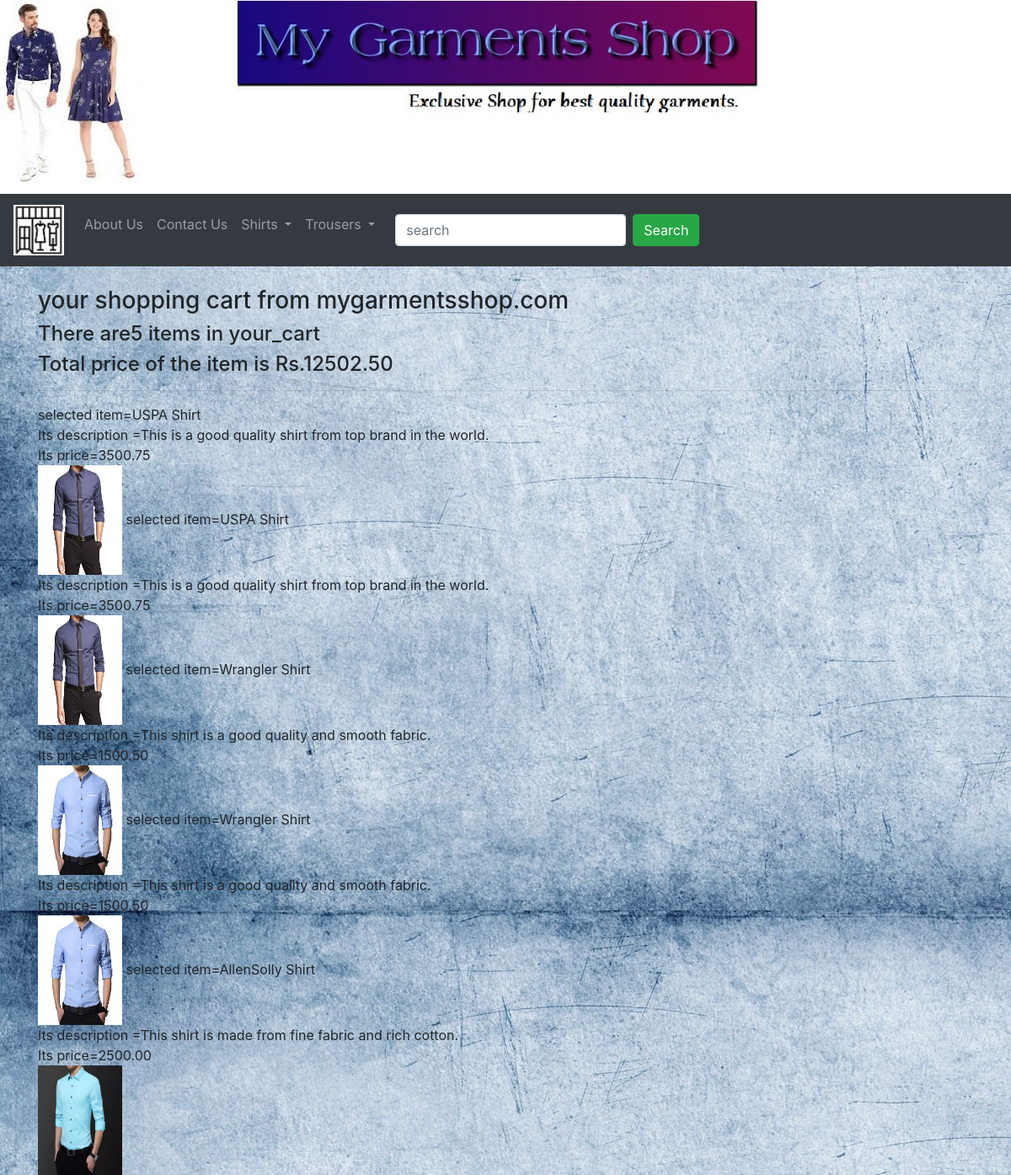
/cart3, run on the app's committed database.
### garments/models.py (models this page shows, shortened)
class FormalShirt(models.Model):
    name=models.CharField(max_length=100)
    photo=models.FileField(blank=True)
    desc=models.TextField(max_length=500,blank=True)
    price=models.DecimalField(max_digits=10, decimal_places=2)
    stock=models.PositiveIntegerField()
    available=models.BooleanField(default=True)
    created=models.DateTimeField(auto_now_add=True)
    updated=models.DateTimeField(auto_now=True)

### garments/views.py (the view)
# urls.py: path('cart<int:x>',cart),
def cart(request,x):
    item=get_object_or_404(FormalShirt,id=x)
    lst.append(item)
    price.append(item.price)
    return render(request,'cart.html',{'lst':lst, 'price':price,'no_item':len(lst),'tot_price':sum(price)})

### garments/templates/cart.html (shortened to what this page needs)
{% extends 'base.html' %}
{% block content %}
<div class="container">
  <h3>your shopping cart from mygarmentsshop.com</h3>
  <h4> There are{{no_item}} items in your_cart</h4>
  <h4> Total price of the item is Rs.{{tot_price}}</h4>
  <hr>
  <tabel width=100% border=0>
  {% for i in lst %}
  <tr>
  <td width=50%>
  selected item={{i.name}}<br>
  Its description ={{i.desc}}<br>
  Its price={{i.price}}<br>
  </td>
  <td>
  <img src="{{i.photo.url}}" width=100, height=130/>
  </td>
{% endfor %}
</div>
{% endblock %}

### data on the page
FormalShirt: name "USPA Shirt", desc "This is a good quality shirt from top brand in the world.", price "3500.75", photo (picture)
FormalShirt: name "Wrangler Shirt", desc "This shirt is a good quality and smooth fabric.", price "1500.50", photo (picture)
FormalShirt: name "AllenSolly Shirt", desc "This shirt is made from fine fabric and rich cotton.", price "2500.00", photo (picture)

### other printed values
{{ no_item }} "5"
{{ tot_price }} "12502.50"
